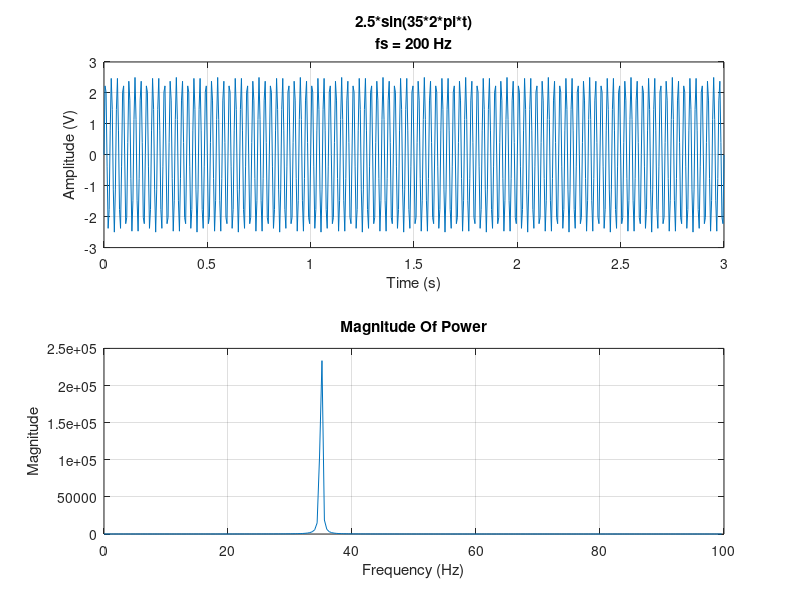
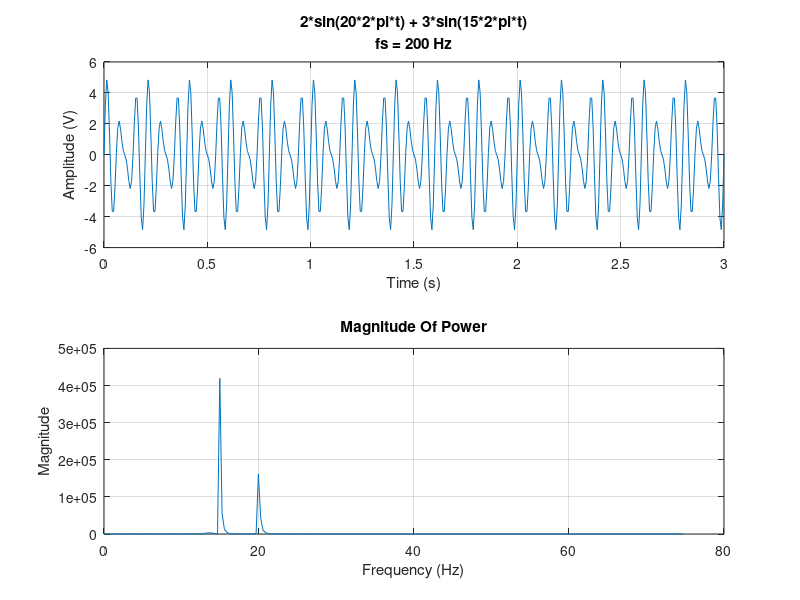
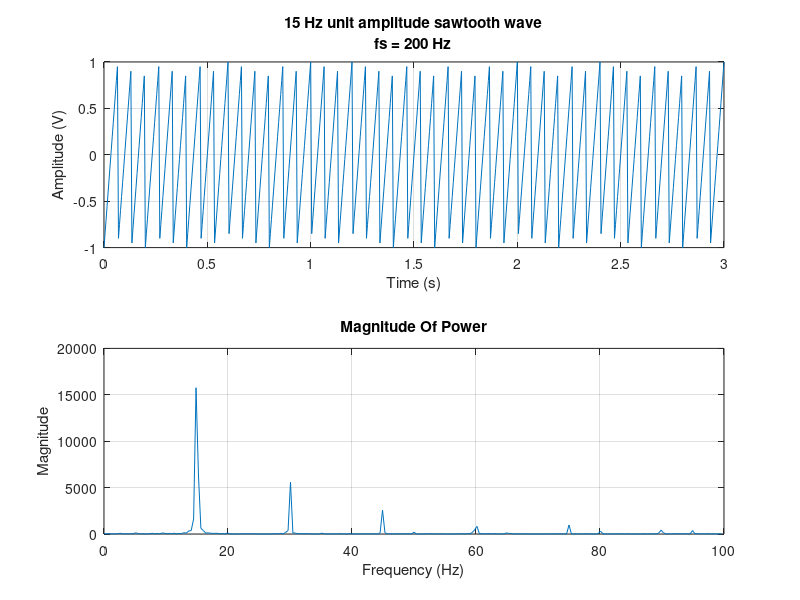
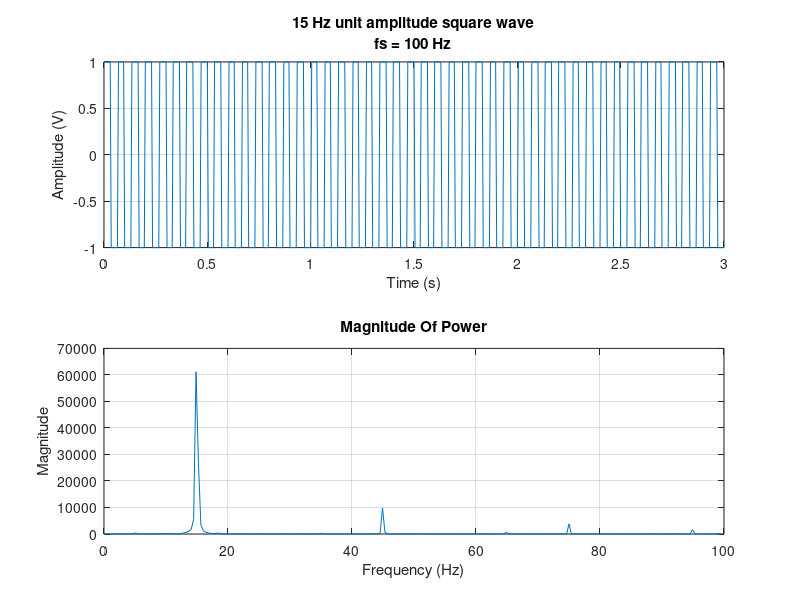

Write MATLAB code to recreate these figures, in order.
%%%%%%%%%%%%%%%%%%%%%%%%%%%%%%%%%%%%%%%%%%%%%%%%%%%%%%%%%%%%%%%%%%%%%%%%
% Title: EGR 534 LE 6 Exercise 1
% Filename: Tipton_EGR534_LE3_ex1.m
% Author: Natalie Tipton
% Class: EGR 534
% Date: 10/29/19
% Instructor: Dr. Rhodes
% Description: This script finds the PSD of different types of signals
%   with different frequencies
%%%%%%%%%%%%%%%%%%%%%%%%%%%%%%%%%%%%%%%%%%%%%%%%%%%%%%%%%%%%%%%%%%%%%%%%


%%%%%%%%%%%%%%%%%%% Exercise 1: 1, 2 %%%%%%%%%%%%%%%%%%%
freq_1 = 35;    %declare frequency of signal
fs_1 = 200;     %declare sampling frequency
N = 512;

t1 = 0:(1 / fs_1):3;                              %create time vector
f1 = 0:(fs_1 / N):(fs_1 / 2)-(fs_1 / N);          %create frequency vector

x1 = 2.5 * sin(freq_1 * 2 * pi * t1);       %create sin wave with amp=2.5V, f=35Hz
X1 = abs(fft(x1, N));                       %find magnitude of fourier transfofrm of signal
pow_1 = X1 .^ 2;

figure(1)                                       %create new figure
subplot(2,1,1)                                  %in first of 2 subplots
plot(t1, x1)                                    %plot signal against time
grid                                            %add grid
title({'2.5*sin(35*2*pi*t)', 'fs = 200 Hz'})    %add title
ylabel('Amplitude (V)')                         %label y axis
xlabel('Time (s)')                              %label x axis
subplot(2,1,2)                                  %in second of 2 subplots
plot(f1, pow_1(1:N/2))                          %plot FT against frequency
grid                                            %add grid
title('Magnitude Of Power')                     %add title
ylabel('Magnitude')                             %label y axis
xlabel('Frequency (Hz)')                        %label x axis

%%%%%%%%%%%%%%%%%%% Exercise 1: 3 %%%%%%%%%%%%%%%%%%%

freq_2a = 20;
freq_2b = 15;
fs_2 = 150;

t2 = 0:(1 / fs_2):3;
f2 = 0:(fs_2 / N):(fs_2 / 2)-(fs_2 / N);

%addition of 2V sin wave with f=20Hz and 3V sin wave with f=15 Hz
x2 = 2 * sin(freq_2a * 2 * pi * t2) + 3 * sin(freq_2b * 2 * pi * t2);
X2 = abs(fft(x2, N));
pow_2 = X2 .^ 2;

figure(2)
subplot(2,1,1)
plot(t2, x2)
grid                                     
title({'2*sin(20*2*pi*t) + 3*sin(15*2*pi*t)', 'fs = 200 Hz'})
ylabel('Amplitude (V)')
xlabel('Time (s)')
subplot(2,1,2)
plot(f2, pow_2(1:N/2))
grid                                     
title('Magnitude Of Power')
ylabel('Magnitude')
xlabel('Frequency (Hz)')

%%%%%%%%%%%%%%%%%%% Exercise 1: 4 %%%%%%%%%%%%%%%%%%%

freq_3 = 15;
fs_3 = 200;

t3 = 0:(1 / fs_3):3;
f3 = 0:(fs_3 / N):(fs_3 / 2)-(fs_3 / N);

shift = 90;

%unit triangle wave with f=15Hz
x3 = sawtooth(freq_3 * 2 * pi * t3);
X3 = abs(fft(x3, 512));
pow_3 = X3 .^ 2;

figure(3)
subplot(2,1,1)
plot(t3, x3)
grid                             
title({'15 Hz unit amplitude sawtooth wave', 'fs = 200 Hz'})
ylabel('Amplitude (V)')
xlabel('Time (s)')
subplot(2,1,2)
plot(f3, pow_3(1:N/2))
grid                                     
title('Magnitude Of Power')
ylabel('Magnitude')
xlabel('Frequency (Hz)')

%%%%%%%%%%%%%%%%%%% Exercise 1: 5 %%%%%%%%%%%%%%%%%%%

freq_4 = 15;
fs_4 = 200;

t4 = 0:(1 / fs_4):3;
f4 = 0:(fs_4 / N):(fs_4 / 2)-(fs_4 / N);

%unit square wave with f=15Hz
x4 = square(freq_4 * 2 * pi * t4);
X4 = abs(fft(x4, N));
pow_4 = X4 .^ 2;

figure(4)
subplot(2,1,1)
plot(t4, x4)
grid                                  
title({'15 Hz unit amplitude square wave', 'fs = 100 Hz'})
ylabel('Amplitude (V)')
xlabel('Time (s)')
subplot(2,1,2)
plot(f4, pow_4(1:N/2))
grid                                         
title('Magnitude Of Power')
ylabel('Magnitude')
xlabel('Frequency (Hz)')

%%%%%%%%%%%%%%%%%%% Exercise 1: 6 %%%%%%%%%%%%%%%%%%%

freq_5 = 70;
fs_5 = 100;

t5 = 0:(1 / fs_5):3;
f5 = 0:(fs_5 / N):(fs_5 / 2)-(fs_5 / N);

%2V sin wave with f=70Hz
x5 = 2 * sin(freq_5 * 2 * pi * t5);
X5 = abs(fft(x5, N));
pow_5 = X5 .^ 2;

% plots
figure(5)
subplot(2,1,1)
plot(t5, x5)
grid                                      
title({'2*sin(70*2*pi*t)', 'fs = 100 Hz'})
ylabel('Amplitude (V)')
xlabel('Time (s)')
subplot(2,1,2)
plot(f5, pow_5(1:N/2))
grid                                         
title('Magnitude Of Power')
ylabel('Magnitude')
xlabel('Frequency (Hz)')